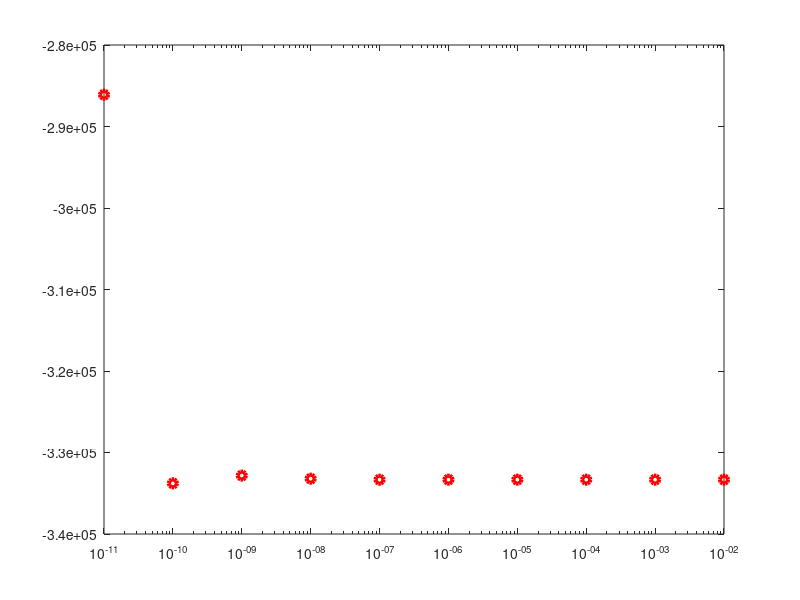

The MATLAB source for this figure:
% Strange things happening in computer arithmetic: example 3


%%  Roundoff error in numerical differentiation

a=-333333
x= 40789.7511;
for h=0.1./10.^(1:10)
    h
    slope = ( (a*(x+h)) - (a*(x-h)) ) / (2*h)
    abs(a-slope)/abs(a)
    semilogx(h,slope,'ro','linewidth',3); hold on
end
